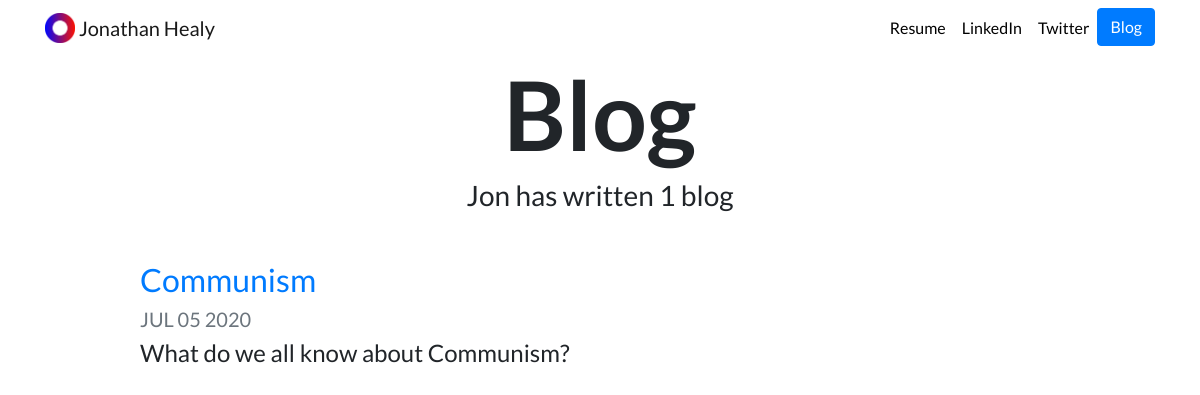
The page /blog/ on the database as committed earlier.
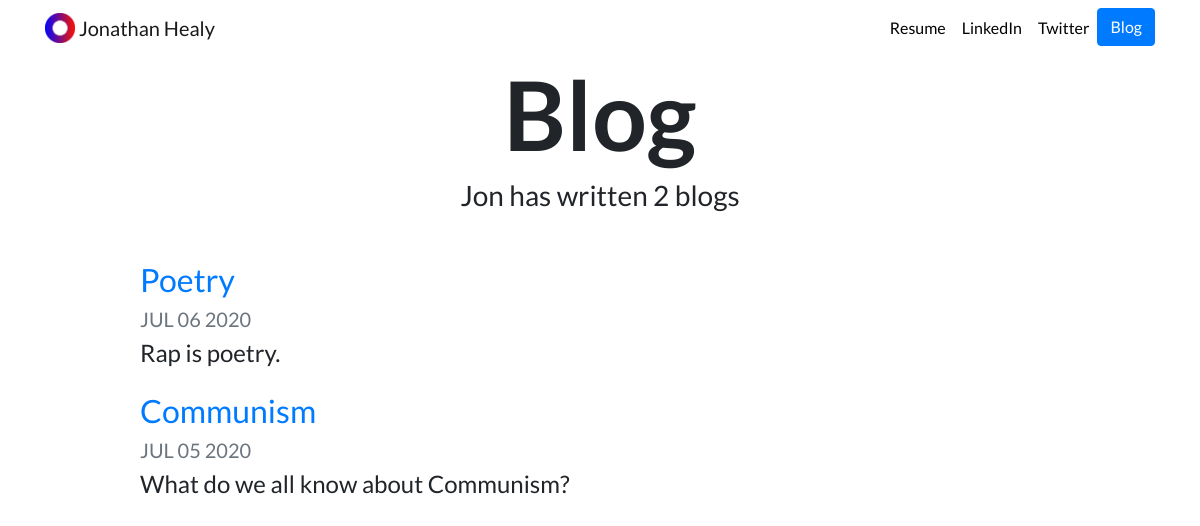
The same page on the database as committed later.
### blog/models.py (models this page shows, shortened)
class Blog(models.Model):
    title = models.CharField(max_length=200)
    description = models.TextField()
    date = models.DateField()

### blog/views.py (the view)
# urls.py: path('', views.all_blogs, name='all_blogs'),
def all_blogs(request):
    blogs = Blog.objects.order_by('-date')
    return render(request, 'blog/all_blogs.html', {'blogs':blogs})

### blog/templates/blog/all_blogs.html
{% extends "portfolio/base.html" %}
{% load static %}
{% block content %}
<h1 id="blogtitle" class="font-weight-bold text-center">Blog</h1>
<h3 class="text-center mb-5">Jon has written {{ blogs.count }} blog{{ blogs.count|pluralize }}</h3>
{% for blog in blogs %}
<div class="row justify-content-center my-3">
  <div class="col-md-10">
    <a href="{% url 'blog:detail' blog.id %}">
      <h2>{{ blog.title }}</h2>
    </a>
    <h5 class="text-muted">{{ blog.date|date:'M d Y'|upper }}</h5>
    <h4>{{ blog.description|striptags|truncatechars:100 }}</h4>
  </div>
</div>
{% endfor %}
{% endblock %}

Rows that differ between the two databases and show on the page:
added Blog: title "Poetry", date "JUL 06 2020", description "Rap is poetry."
Other text that changed with them:
{{ blogs.count }}: "1" → "2"
